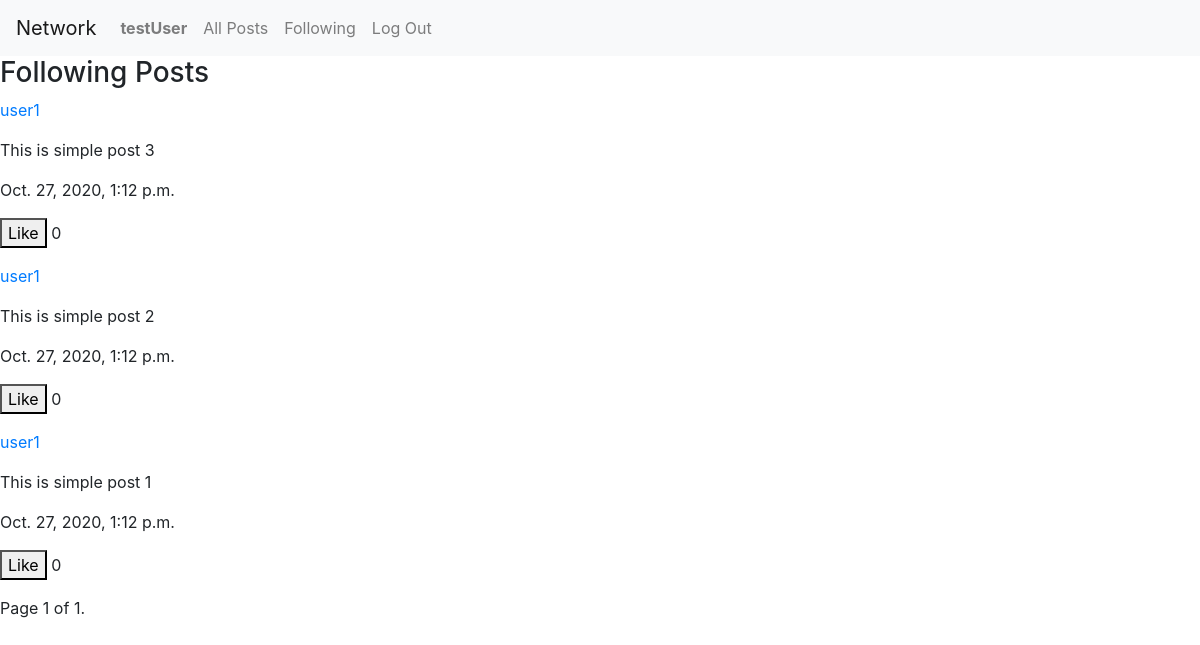
The page /posts/following (signed in) on the database as committed earlier.
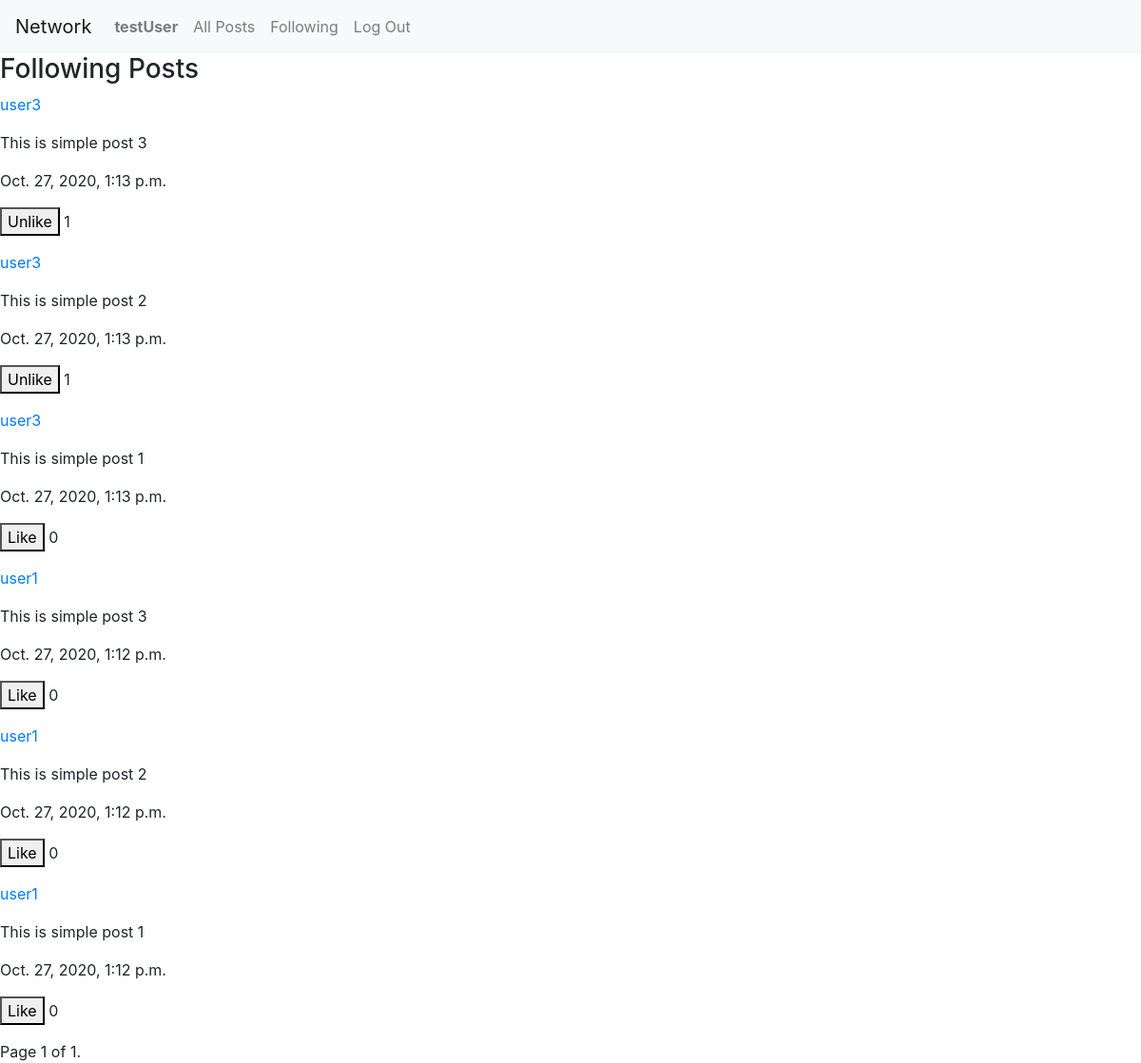
The same page on the database as committed later.
### network/models.py (models this page shows)
class Post(models.Model):
    text = models.TextField()
    date = models.DateTimeField(auto_now_add=True)
    user = models.ForeignKey(User, on_delete=models.CASCADE)
    likes = models.IntegerField(default=0)
    def get_users_liking(self):
        return [like.user.id for like in self.who_likes.all()]

class User(AbstractUser):
    pass

### network/views.py (the view)
# urls.py: path("posts/following", views.following, name="following"),
def following(request):
    following_users = [u.following for u in request.user.following.all()]
    posts = Post.objects.filter(user__in=following_users).order_by('-date')
    paginator = Paginator(posts, 10)
    page_number = request.GET.get('page')
    page_object = paginator.get_page(page_number)
    return render(request, 'network/following.html',
                  {'page_object': page_object})

### network/templates/network/following.html (shortened to what this page needs)
{% extends 'network/layout.html' %}
{% load static %}
{% block body %}
    <h3>Following Posts</h3>
    <div>
        {% for post in page_object %}
            <p><a href="{% url 'profile' post.user.id %}">{{ post.user }}</a>
            </p>
            <p>{{ post.text }}</p>
            <p>{{ post.date }}</p>
            <p>
                {% if post.user != user %}
                    <button class="like" data-post-id="{{ post.id }}">
                        {% if user.id not in post.get_users_liking %}
                            Like
                        {% else %}
                            Unlike
                        {% endif %}
                    </button>
                {% endif %}
                <span>{{ post.likes }}</span>
            </p>
        {% endfor %}
    </div>
    <div>
        <span>
            Page {{ page_object.number }} of {{ page_object.paginator.num_pages }}.
        </span>
    </div>
{% endblock %}

Rows that differ between the two databases and show on the page:
now on this page (row edited): Post: user "user3", text "This is simple post 3", date "Oct. 27, 2020, 1:13 p.m.", shows "Unlike", likes "1"
now on this page (row edited): Post: user "user3", text "This is simple post 2", date "Oct. 27, 2020, 1:13 p.m.", shows "Unlike", likes "1"
now on this page (row unchanged): Post: user "user3", text "This is simple post 1", date "Oct. 27, 2020, 1:13 p.m.", shows "Like", likes "0"
